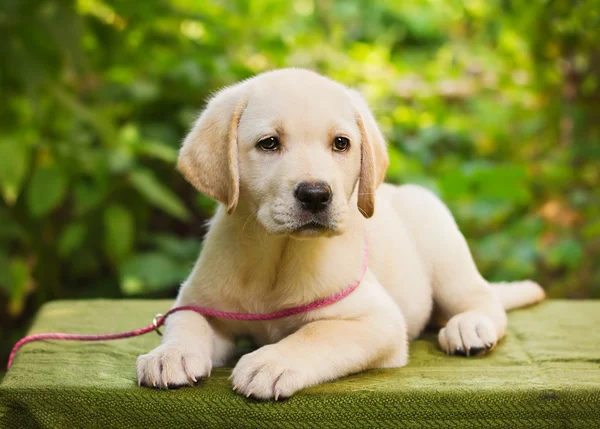
#> input picture Photos/Dog.jpg, 600 x 429 px, found by its file name
$ python masking.py
#> lines starting #> are read from the running program, lines starting #| are printed output that depends on the picture; after the words box and inside, x2 and y2 are one past the last pixel; in counts of white or black regions, pixels touching at a corner belong together
import cv2 as cv
import numpy as np

img=cv.imread("Photos/Dog.jpg")
#> img is the input picture: shape (429, 600, 3); mean B, G, R 71.4, 136.1, 133.3

blank=np.zeros(img.shape[:2],dtype='uint8')

mask=cv.circle(blank,(img.shape[1]//2,img.shape[0]//2),100,255,-1)
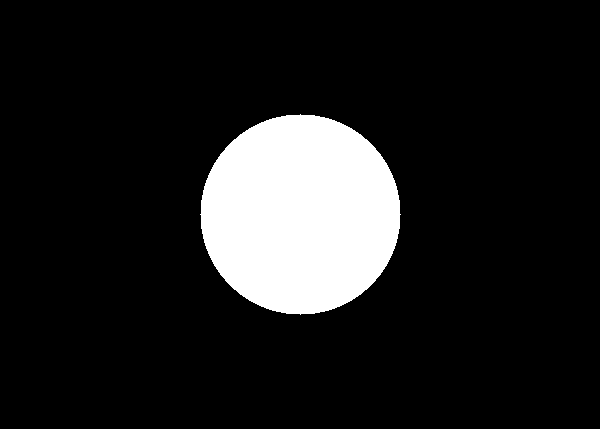
#> blank: shape (429, 600); 12.2% white; 1 white region, box (x1, y1, x2, y2) and area: (200, 114, 401, 315) 31417
masked=cv.bitwise_and(img,img,mask=mask)
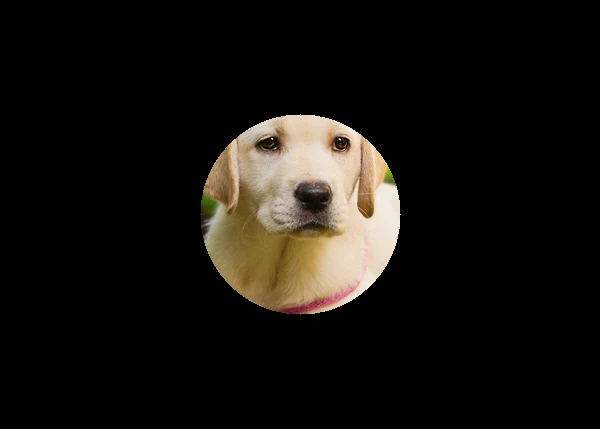
#> masked: shape (429, 600, 3); mean B, G, R 14.7, 18.7, 21.4

cv.imshow("Mask",masked)

cv.waitKey(0)
